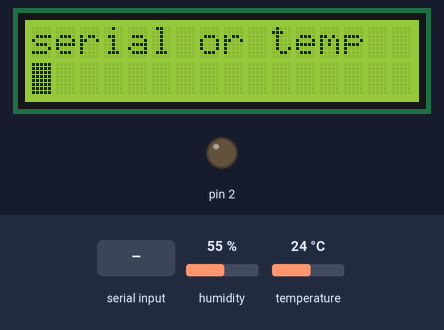
The sketch below on a simulated Arduino Uno, built with avr-gcc and run on an emulated ATmega328P. Shown: 16×2 character LCD, output pins drawn as LEDs (lit = HIGH). The inputs (shaded band) are chosen by the test bench; at power-on: humidity 55 %, temperature 24 °C. What the sketch prints to the serial monitor is not drawn.

Above: at 1.6 s.
1.7 s: "a" received over Serial
At 2.8 s:
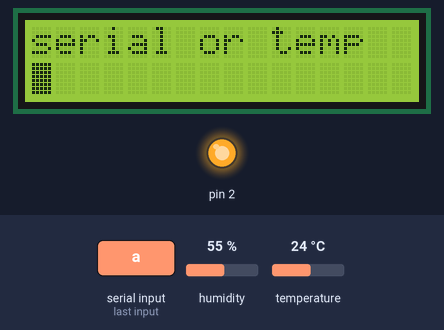
3.5 s: "t" received over Serial
At 6.4 s:
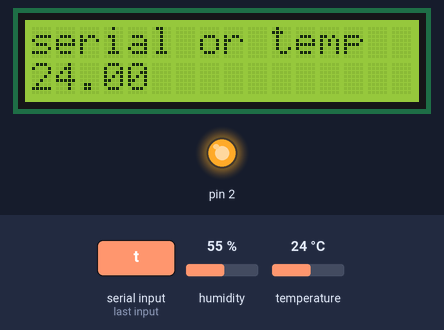
6.5 s: "1" received over Serial
At 7.8 s:
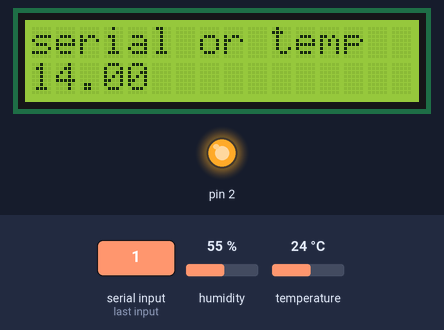
9.5 s: "s" received over Serial
At 11.5 s:
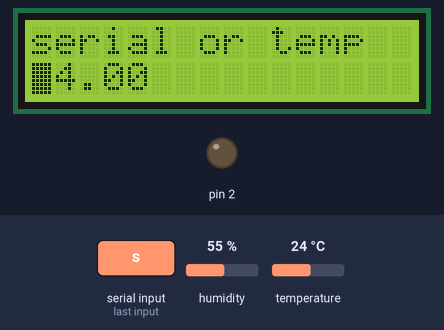
Timing chart, 0 to 12.6 s (numbered marks = the images above; inputs shaded):
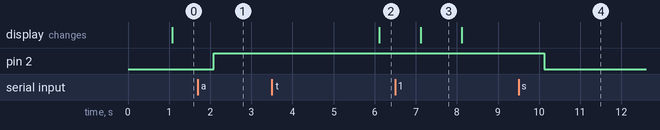

Measured:
- after the input at 1.7 s, pin 2: LOW → HIGH after 0.38 s
- after the input at 3.5 s, the display: changes after 2.6 s (image 2)
- after the input at 6.5 s, the display: changes after 0.62 s (image 3)
- after the input at 9.5 s, pin 2: HIGH → LOW after 0.62 s
- what the display in image 3 shows lasts 1.0 s, from 7.1 s to 8.1 s

The sketch:

lcd_blue_temp_or_led.ino
```cpp
#include <Wire.h>
#include <LiquidCrystal_I2C.h>
#include "DHT.h"
#define DHTPIN 7
#define DHTTYPE DHT11

#define BACKLIGHT_PIN 3

DHT dht(DHTPIN, DHTTYPE);
LiquidCrystal_I2C lcd(0x27, 2,1,0,4,5,6,7);

void setup() {
  // put your setup code here, to run once:
  pinMode (2, OUTPUT);
  dht.begin();
  lcd.begin(16,2);
  lcd.setBacklightPin(BACKLIGHT_PIN, POSITIVE);
  lcd.setBacklight(HIGH);
  lcd.home();
  Serial.begin(9600);
  lcd.print("serial or temp");
}

void loop() {
  // put your main code here, to run repeatedly:

  delay(1000);
  char c = Serial.read();
  Serial.print(c);
  lcd.setCursor(0,1);
  if(c =='t'){
    delay(2000);
    float t = dht.readTemperature();
    lcd.print(t);
  }else if (c == 'a'){
    digitalWrite (2, HIGH);
  }else if(c == 's'){
    digitalWrite (2, LOW);
  }else {
    lcd.print(c);
   }


}
```
